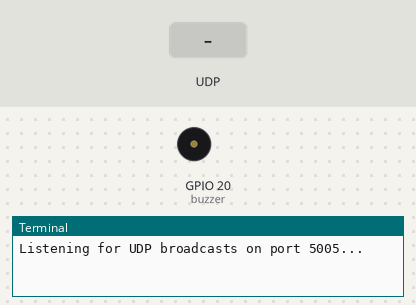
Simulated run of this program. Board: Raspberry Pi (BCM pin numbers). Shown: buzzer (waves = sounding), the last lines printed to the terminal. The inputs (shaded band) are chosen by the test bench.

Above: at 1.2 s.
1.3 s: UDP packet "DOORBELL_PRESSED" arrives
At 2.1 s:
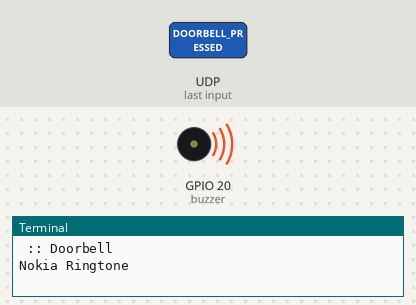
4.3 s: UDP packet "REST" arrives
6.4 s: UDP packet "1" arrives
7.9 s: UDP packet "on" arrives
9.4 s: UDP packet "off" arrives
Timing chart, 0 to 11.9 s (numbered marks = the images above; inputs shaded):
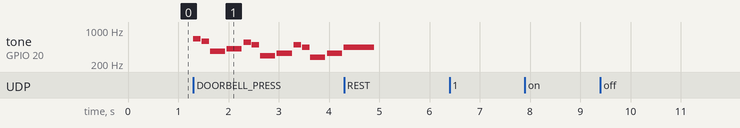

The program:

listener-pi.py
```python
import socket
from gpiozero import PWMOutputDevice
from time import sleep

PORT = 5005
BUZZER_PIN = 20
DUTY = 0.05

buzzer = PWMOutputDevice(pin=BUZZER_PIN)

notes = {
    "NOTE_B0": 31,
    "NOTE_C1": 33,
    "NOTE_CS1": 35,
    "NOTE_D1": 37,
    "NOTE_DS1": 39,
    "NOTE_E1": 41,
    "NOTE_F1": 44,
    "NOTE_FS1": 46,
    "NOTE_G1": 49,
    "NOTE_GS1": 52,
    "NOTE_A1": 55,
    "NOTE_AS1": 58,
    "NOTE_B1": 62,
    "NOTE_C2": 65,
    "NOTE_CS2": 69,
    "NOTE_D2": 73,
    "NOTE_DS2": 78,
    "NOTE_E2": 82,
    "NOTE_F2": 87,
    "NOTE_FS2": 93,
    "NOTE_G2": 98,
    "NOTE_GS2": 104,
    "NOTE_A2": 110,
    "NOTE_AS2": 117,
    "NOTE_B2": 123,
    "NOTE_C3": 131,
    "NOTE_CS3": 139,
    "NOTE_D3": 147,
    "NOTE_DS3": 156,
    "NOTE_E3": 165,
    "NOTE_F3": 175,
    "NOTE_FS3": 185,
    "NOTE_G3": 196,
    "NOTE_GS3": 208,
    "NOTE_A3": 220,
    "NOTE_AS3": 233,
    "NOTE_B3": 247,
    "NOTE_C4": 262,
    "NOTE_CS4": 277,
    "NOTE_D4": 294,
    "NOTE_DS4": 311,
    "NOTE_E4": 330,
    "NOTE_F4": 349,
    "NOTE_FS4": 370,
    "NOTE_G4": 392,
    "NOTE_GS4": 415,
    "NOTE_A4": 440,
    "NOTE_AS4": 466,
    "NOTE_B4": 494,
    "NOTE_C5": 523,
    "NOTE_CS5": 554,
    "NOTE_D5": 587,
    "NOTE_DS5": 622,
    "NOTE_E5": 659,
    "NOTE_F5": 698,
    "NOTE_FS5": 740,
    "NOTE_G5": 784,
    "NOTE_GS5": 831,
    "NOTE_A5": 880,
    "NOTE_AS5": 932,
    "NOTE_B5": 988,
    "NOTE_C6": 1047,
    "NOTE_CS6": 1109,
    "NOTE_D6": 1175,
    "NOTE_DS6": 1245,
    "NOTE_E6": 1319,
    "NOTE_F6": 1397,
    "NOTE_FS6": 1480,
    "NOTE_G6": 1568,
    "NOTE_GS6": 1661,
    "NOTE_A6": 1760,
    "NOTE_AS6": 1865,
    "NOTE_B6": 1976,
    "NOTE_C7": 2093,
    "NOTE_CS7": 2217,
    "NOTE_D7": 2349,
    "NOTE_DS7": 2489,
    "NOTE_E7": 2637,
    "NOTE_F7": 2794,
    "NOTE_FS7": 2960,
    "NOTE_G7": 3136,
    "NOTE_GS7": 3322,
    "NOTE_A7": 3520,
    "NOTE_AS7": 3729,
    "NOTE_B7": 3951,
    "NOTE_C8": 4186,
    "NOTE_CS8": 4435,
    "NOTE_D8": 4699,
    "NOTE_DS8": 4978
}
song = ['Nokia Ringtone', 180, 'NOTE_E5', '8', 'NOTE_D5', '8', 'NOTE_FS4', '4', 'NOTE_GS4', '4', 'NOTE_CS5', '8', 'NOTE_B4',
        '8', 'NOTE_D4', '4', 'NOTE_E4', '4', 'NOTE_B4', '8', 'NOTE_A4', '8', 'NOTE_CS4', '4', 'NOTE_E4', '4', 'NOTE_A4', '2']


def playtone(frequency):
    buzzer.value = DUTY
    buzzer.frequency = frequency


def be_quiet():
    buzzer.value = 0


def duration(tempo, t):
    # calculate the duration of a whole note in milliseconds (60s/tempo)*4 beats
    wholenote = (60000 / tempo) * 4

    # calculate the duration of the current note
    # (we need an integer without decimals, hence the // instead of /)
    if t > 0:
        note_duration = wholenote // t
    elif (t < 0):
        # dotted notes are represented with negative durations
        note_duration = wholenote // abs(t)
        note_duration *= 1.5  # increase their duration by a half

    return note_duration


def playsong(mysong):
    try:
        print(mysong[0])  # print title of the song to the shell
        tempo = mysong[1]  # get the tempo for this song from the melodies list

        # iterate over the notes of the melody.
        # The array is twice the number of notes (notes + durations)
        for note in range(2, len(mysong), 2):
            note_duration = duration(tempo, int(mysong[note+1]))
            # print("note:", notes[mysong[note]], note_duration)

            if (mysong[note] == "REST"):
                be_quiet()
            else:
                playtone(notes[mysong[note]])

            # we only play the note for 90% of the duration...
            sleep(note_duration*0.9/1000)
            be_quiet()
            # ... and leave 10% as a pause between notes
            sleep(note_duration*0.1/1000)
        be_quiet()

    except:
        be_quiet()


def listen_broadcast():
    sock = socket.socket(socket.AF_INET, socket.SOCK_DGRAM)
    sock.setsockopt(socket.SOL_SOCKET, socket.SO_REUSEADDR, 1)
    sock.bind(("", PORT))  # Bind to all interfaces

    print(f"Listening for UDP broadcasts on port {PORT}...")
    while True:
        data, addr = sock.recvfrom(1024)
        print(f"Received message from {addr}: {data.decode()}")
        if data == b"DOORBELL_PRESSED":
            print(" :: Doorbell")
            playsong(song)


if __name__ == "__main__":
    listen_broadcast()
```

Measured:
- after the input at 1.3 s, tone on GPIO 20 (buzzer): plays 659 Hz for 0.15 s, 587 Hz for 0.15 s, 370 Hz for 0.30 s, 415 Hz for 0.30 s, 554 Hz for 0.15 s, 494 Hz for 0.15 s … (13 notes in this stretch), starting at once
